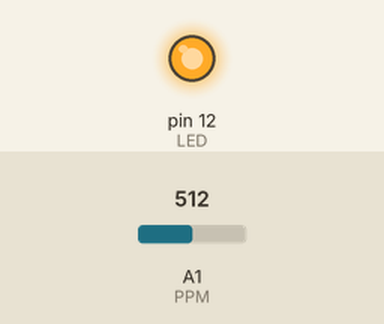
A sketch run on a simulated Arduino Uno, built with avr-gcc and run on an emulated ATmega328P. Shown: output pins drawn as LEDs (lit = HIGH). The test bench sets the inputs (shaded band); at power-on: A1 (PPM) = 512.

Above: at 1.2 s.
1.3 s: A1 (PPM) set to 5
2.8 s: A1 (PPM) set to 2
At 3.9 s:
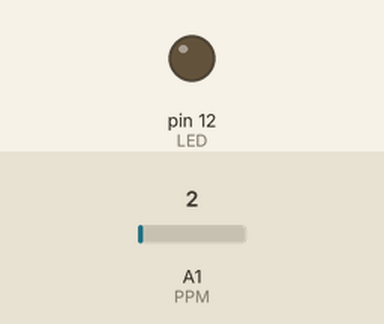
4.3 s: A1 (PPM) set to 122
At 5.1 s:
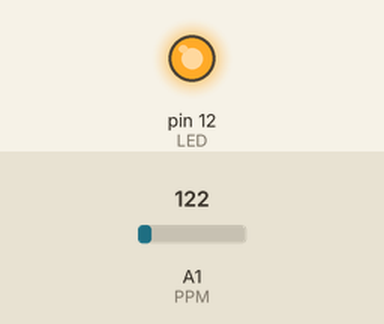
5.8 s: A1 (PPM) set to 0
At 6.2 s:
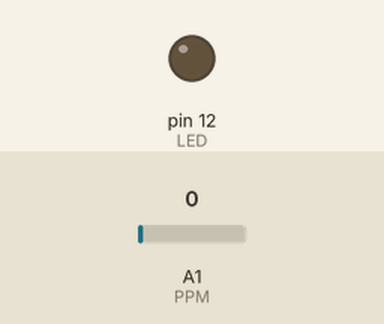
Timing chart, 0 to 8.3 s (numbered marks = the images above; inputs shaded):
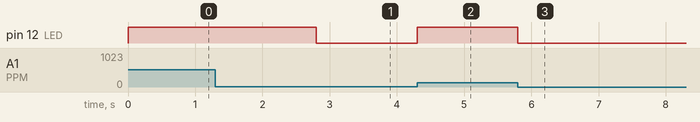

Measured:
- the behaviour switches between 4 and 3 on A1 (PPM) (found by bisection; images 0 and 1)
- after the input at 1.3 s, every drawn part: stays the same
- after the input at 2.8 s, pin 12 (LED): HIGH → LOW at once
- after the input at 4.3 s, pin 12 (LED): LOW → HIGH at once
- after the input at 5.8 s, pin 12 (LED): HIGH → LOW at once

The sketch:

0X_potentiometer.ino
```cpp
#define PPM A1
#define LED 12

void setup() {
  // put your setup code here, to run once:
  pinMode(LED, OUTPUT);
}

void loop() {
  // put your main code here, to run repeatedly:

  digitalWrite(LED, analogRead(PPM)/4);
}
```
